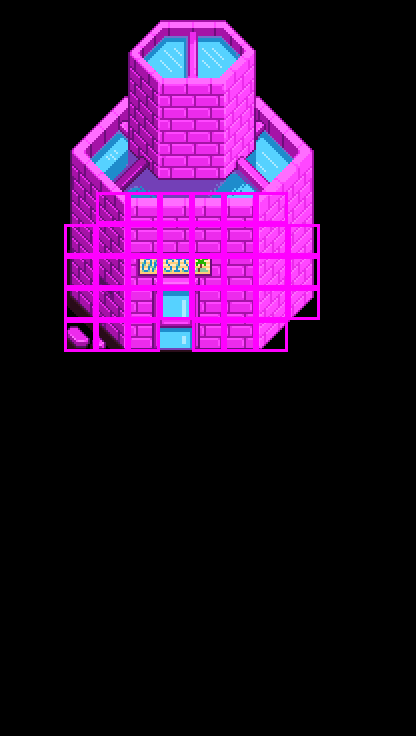

A level layout from a 2D game, rendered from its tile map. Below: a short description, then the map file with its tile-grid data intact:
An orthogonal 13x23 tile map with 32x32 px tiles, 2 tile layers (Tile Layer 1, Barriers), 3 tilesets and 1 object.

<map version="1.10" tiledversion="1.11.0" orientation="orthogonal" renderorder="right-down" width="13" height="23" tilewidth="32" tileheight="32" infinite="0" nextlayerid="5" nextobjectid="4">
 <tileset firstgid="1" name="Desert_Oasis" tilewidth="32" tileheight="32" tilecount="88" columns="8">
  <image source="Desert_Oasis.png" width="256" height="352" />
 </tileset>
 <tileset firstgid="89" source="WarpPanel.tsx" />
 <tileset firstgid="90" source="barrier.tsx" />
 <layer id="1" name="Tile Layer 1" width="13" height="23">
  <data encoding="csv">
0,0,1,2,3,4,5,6,7,8,0,0,0,
0,0,9,10,11,12,13,14,15,16,0,0,0,
0,0,17,18,19,20,21,22,23,24,0,0,0,
0,0,25,26,27,28,29,30,31,32,0,0,0,
0,0,33,34,35,36,37,38,39,40,0,0,0,
0,0,41,42,43,44,45,46,47,48,0,0,0,
0,0,49,50,51,52,53,54,55,56,0,0,0,
0,0,57,58,59,60,61,62,63,64,0,0,0,
0,0,65,66,67,68,69,70,71,72,0,0,0,
0,0,73,74,75,76,77,78,79,80,0,0,0,
0,0,81,82,83,84,85,86,87,88,0,0,0,
0,0,0,0,0,0,0,0,0,0,0,0,0,
0,0,0,0,0,0,0,0,0,0,0,0,0,
0,0,0,0,0,0,0,0,0,0,0,0,0,
0,0,0,0,0,0,0,0,0,0,0,0,0,
0,0,0,0,0,0,0,0,0,0,0,0,0,
0,0,0,0,0,0,0,0,0,0,0,0,0,
0,0,0,0,0,0,0,0,0,0,0,0,0,
0,0,0,0,0,0,0,0,0,0,0,0,0,
0,0,0,0,0,0,0,0,0,0,0,0,0,
0,0,0,0,0,0,0,0,0,0,0,0,0,
0,0,0,0,0,0,0,0,0,0,0,0,0,
0,0,0,0,0,0,0,0,0,0,0,0,0
</data>
 </layer>
 <layer id="4" name="Barriers" width="13" height="23">
  <data encoding="csv">
0,0,0,0,0,0,0,0,0,0,0,0,0,
0,0,0,0,0,0,0,0,0,0,0,0,0,
0,0,0,0,0,0,0,0,0,0,0,0,0,
0,0,0,0,0,0,0,0,0,0,0,0,0,
0,0,0,0,0,0,0,0,0,0,0,0,0,
0,0,0,0,0,0,0,0,0,0,0,0,0,
0,0,0,90,90,90,90,90,90,0,0,0,0,
0,0,90,90,90,90,90,90,90,90,0,0,0,
0,0,90,90,90,90,90,90,90,90,0,0,0,
0,0,90,90,90,90,90,90,90,90,0,0,0,
0,0,90,90,90,0,90,90,90,0,0,0,0,
0,0,0,0,0,0,0,0,0,0,0,0,0,
0,0,0,0,0,0,0,0,0,0,0,0,0,
0,0,0,0,0,0,0,0,0,0,0,0,0,
0,0,0,0,0,0,0,0,0,0,0,0,0,
0,0,0,0,0,0,0,0,0,0,0,0,0,
0,0,0,0,0,0,0,0,0,0,0,0,0,
0,0,0,0,0,0,0,0,0,0,0,0,0,
0,0,0,0,0,0,0,0,0,0,0,0,0,
0,0,0,0,0,0,0,0,0,0,0,0,0,
0,0,0,0,0,0,0,0,0,0,0,0,0,
0,0,0,0,0,0,0,0,0,0,0,0,0,
0,0,0,0,0,0,0,0,0,0,0,0,0
</data>
 </layer>
 <objectgroup id="3" name="Warp">
  <object id="3" gid="89" x="160" y="350" width="32" height="32">
   <properties>
    <property name="MapName" value="Maps/starter_island" />
    <property name="TargetX" value="32" />
    <property name="TargetY" value="160" />
   </properties>
  </object>
 </objectgroup>
</map>
